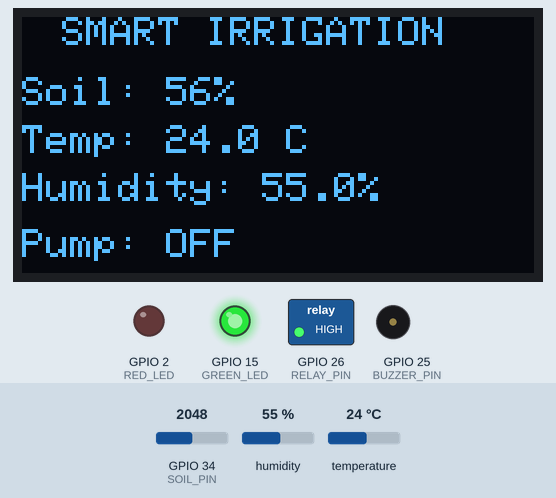
A sketch run on a simulated ESP32. On the bench: 128×64 one-colour display, switched loads named in the sketch (green lamp = pin HIGH), output pins drawn as LEDs (lit = HIGH), buzzer (waves = sounding, pin HIGH). Inputs (shaded band) come from the test bench; at power-on: GPIO 34 (SOIL_PIN) = 2048, humidity 55 %, temperature 24 °C. WiFi joins after 1.5 s; servers stay silent unless stated; what the sketch prints to the serial monitor is not drawn.

Above: at 4.5 s.
4.6 s: GPIO 34 (SOIL_PIN) set to 2286
At 7.0 s:
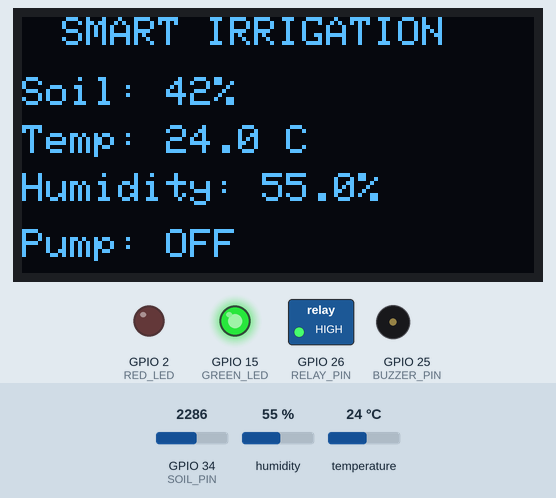
7.3 s: GPIO 34 (SOIL_PIN) set to 2381
At 8.4 s:
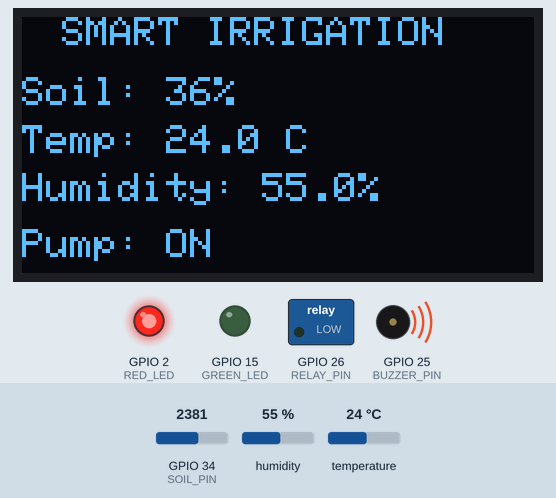
9.4 s: humidity set to 22 %
At 12.7 s:
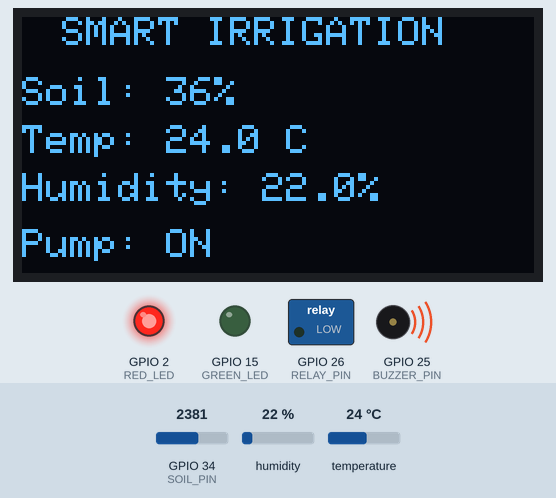
13.4 s: GPIO 34 (SOIL_PIN) set to 2047
At 14.5 s:
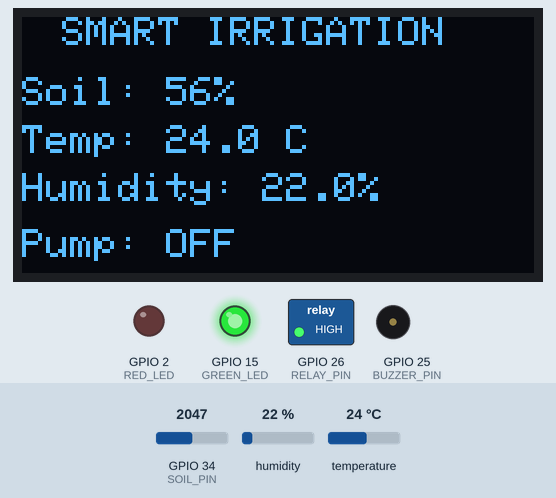
15.3 s: temperature set to 12 °C
At 16.9 s:
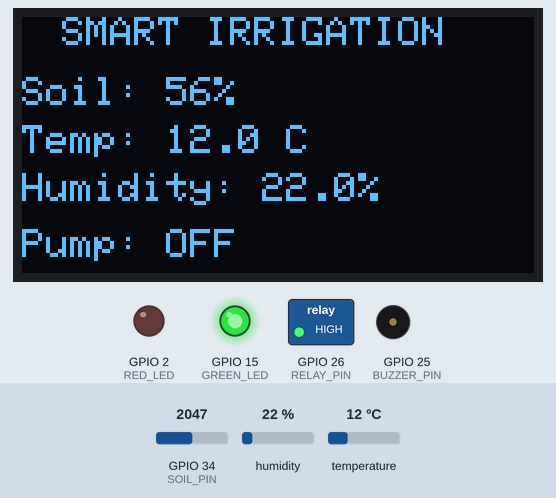
17.4 s: humidity set to 40 %
At 21.1 s:
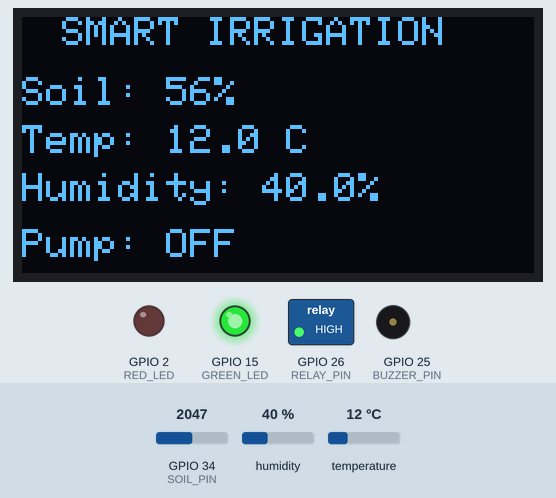
Timing chart, 0 to 22.4 s (numbered marks = the images above; inputs shaded):
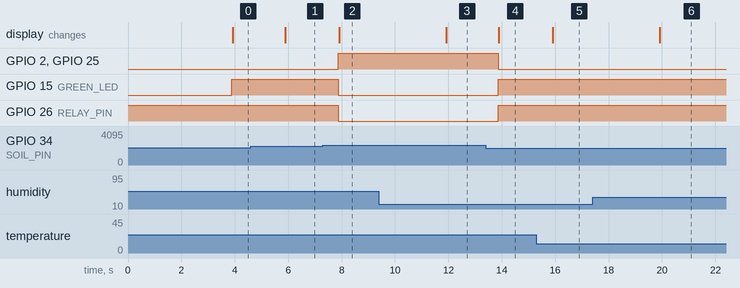

Measured:
- the behaviour switches between 2320 and 2321 on GPIO 34 (SOIL_PIN) (found by bisection; images 1 and 2)
- after the input at 4.6 s, the display: changes after 1.3 s (image 1)
- after the input at 7.3 s, GPIO 2 (RED_LED), GPIO 25 (BUZZER_PIN): LOW → HIGH after 0.58 s; GPIO 15 (GREEN_LED), GPIO 26 (RELAY_PIN): HIGH → LOW after 0.58 s; the display: changes after 0.62 s (image 2)
- after the input at 9.4 s, the display: changes after 2.5 s (image 3)
- after the input at 13.4 s, GPIO 2 (RED_LED), GPIO 25 (BUZZER_PIN): HIGH → LOW after 0.46 s; GPIO 15 (GREEN_LED), GPIO 26 (RELAY_PIN): LOW → HIGH after 0.46 s; the display: changes after 0.49 s (image 4)
- after the input at 15.3 s, the display: changes after 0.62 s (image 5)
- after the input at 17.4 s, the display: changes after 2.5 s (image 6)

The sketch:

soil_capacitive_sensor_blynk_esp32.ino
```cpp
#define BLYNK_TEMPLATE_ID "TMPL3PtWX3Vh2"
#define BLYNK_TEMPLATE_NAME "soil"
#define BLYNK_AUTH_TOKEN "zEfEcfDwGAsyNo_Um5Ph4uqKRvzGPuEh"

#include <WiFi.h>
#include <BlynkSimpleEsp32.h>

#include <Wire.h>
#include <Adafruit_GFX.h>
#include <Adafruit_SSD1306.h>
#include <DHT.h>

// =====================================================
// WIFI
// =====================================================

char ssid[] = "GOJJU";
char pass[] = "0987654321";

// =====================================================
// PINS
// =====================================================

#define SOIL_PIN    34      // Capacitive Sensor AO/AOUT
#define DHT_PIN     4
#define RELAY_PIN   26
#define BUZZER_PIN  25
#define RED_LED     2
#define GREEN_LED   15

#define DHT_TYPE DHT11

// =====================================================
// OLED
// =====================================================

#define SCREEN_WIDTH 128
#define SCREEN_HEIGHT 64
#define OLED_ADDRESS 0x3C

Adafruit_SSD1306 display(
  SCREEN_WIDTH,
  SCREEN_HEIGHT,
  &Wire,
  -1
);

DHT dht(DHT_PIN, DHT_TYPE);

// =====================================================
// SOIL SENSOR CALIBRATION
// =====================================================
// Higher value = Dry
// Lower value  = Wet
//
// Change these values according to your sensor.
// =====================================================

#define CAP_DRY_VALUE 3000
#define CAP_WET_VALUE 1300

// Pump ON below this percentage
#define DRY_THRESHOLD 40

// =====================================================
// BLYNK TIMER
// =====================================================

BlynkTimer timer;


// =====================================================
// READ SOIL MOISTURE
// =====================================================

int getSoilMoisture(int rawValue) {

  int moisture = map(
    rawValue,
    CAP_DRY_VALUE,
    CAP_WET_VALUE,
    0,
    100
  );

  moisture = constrain(
    moisture,
    0,
    100
  );

  return moisture;
}


// =====================================================
// SEND DATA TO BLYNK
// =====================================================

void sendSensorData() {

  // ---------------------------------------------------
  // Soil Sensor
  // ---------------------------------------------------

  int soilRaw = analogRead(SOIL_PIN);

  int moisture = getSoilMoisture(soilRaw);


  // ---------------------------------------------------
  // DHT11
  // ---------------------------------------------------

  float temperature = dht.readTemperature();
  float humidity = dht.readHumidity();


  // ---------------------------------------------------
  // Pump Control
  // ---------------------------------------------------

  bool soilIsDry = moisture < DRY_THRESHOLD;

  if (soilIsDry) {

    // Pump ON
    digitalWrite(RELAY_PIN, LOW);

    // Red LED ON
    digitalWrite(RED_LED, HIGH);

    // Green LED OFF
    digitalWrite(GREEN_LED, LOW);

    // Buzzer ON
    digitalWrite(BUZZER_PIN, HIGH);

  }
  else {

    // Pump OFF
    digitalWrite(RELAY_PIN, HIGH);

    // Red LED OFF
    digitalWrite(RED_LED, LOW);

    // Green LED ON
    digitalWrite(GREEN_LED, HIGH);

    // Buzzer OFF
    digitalWrite(BUZZER_PIN, LOW);
  }


  // ===================================================
  // SERIAL MONITOR
  // ===================================================

  Serial.println("-----------------------------");

  Serial.print("Raw Soil Value: ");
  Serial.println(soilRaw);

  Serial.print("Soil Moisture: ");
  Serial.print(moisture);
  Serial.println("%");

  if (!isnan(temperature)) {

    Serial.print("Temperature: ");
    Serial.print(temperature, 1);
    Serial.println(" C");

  }
  else {

    Serial.println("Temperature: Sensor Error");
  }


  if (!isnan(humidity)) {

    Serial.print("Humidity: ");
    Serial.print(humidity, 1);
    Serial.println("%");

  }
  else {

    Serial.println("Humidity: Sensor Error");
  }


  if (soilIsDry) {

    Serial.println("Soil Status: DRY");
    Serial.println("Water Pump: ON");

  }
  else {

    Serial.println("Soil Status: MOIST");
    Serial.println("Water Pump: OFF");
  }


  // ===================================================
  // SEND TO BLYNK
  // ===================================================

  Blynk.virtualWrite(V0, moisture);

  Blynk.virtualWrite(V4, soilRaw);


  if (!isnan(temperature)) {
    Blynk.virtualWrite(V1, temperature);
  }

  if (!isnan(humidity)) {
    Blynk.virtualWrite(V2, humidity);
  }

  // Pump status
  if (soilIsDry) {
    Blynk.virtualWrite(V3, 1);
  }
  else {
    Blynk.virtualWrite(V3, 0);
  }


  // ===================================================
  // OLED DISPLAY
  // ===================================================

  display.clearDisplay();

  display.setTextColor(SSD1306_WHITE);
  display.setTextSize(1);

  // Title
  display.setCursor(10, 0);
  display.println("SMART IRRIGATION");

  // Soil
  display.setCursor(0, 15);
  display.print("Soil: ");
  display.print(moisture);
  display.println("%");

  // Temperature
  display.setCursor(0, 27);
  display.print("Temp: ");

  if (isnan(temperature)) {
    display.println("Error");
  }
  else {
    display.print(temperature, 1);
    display.println(" C");
  }

  // Humidity
  display.setCursor(0, 39);
  display.print("Humidity: ");

  if (isnan(humidity)) {
    display.println("Error");
  }
  else {
    display.print(humidity, 1);
    display.println("%");
  }

  // Pump
  display.setCursor(0, 53);

  if (soilIsDry) {
    display.print("Pump: ON");
  }
  else {
    display.print("Pump: OFF");
  }

  display.display();
}


// =====================================================
// SETUP
// =====================================================

void setup() {

  Serial.begin(115200);


  // ===================================================
  // PIN MODES
  // ===================================================

  pinMode(SOIL_PIN, INPUT);

  pinMode(RELAY_PIN, OUTPUT);
  pinMode(BUZZER_PIN, OUTPUT);
  pinMode(RED_LED, OUTPUT);
  pinMode(GREEN_LED, OUTPUT);


  // ===================================================
  // INITIAL STATES
  // ===================================================

  // Pump OFF
  digitalWrite(RELAY_PIN, HIGH);

  // Buzzer OFF
  digitalWrite(BUZZER_PIN, LOW);

  // LEDs OFF
  digitalWrite(RED_LED, LOW);
  digitalWrite(GREEN_LED, LOW);


  // ===================================================
  // I2C
  // ===================================================

  Wire.begin(21, 22);


  // ===================================================
  // OLED
  // ===================================================

  if (!display.begin(
        SSD1306_SWITCHCAPVCC,
        OLED_ADDRESS
      )) {

    Serial.println("OLED not found!");

    while (1);
  }


  display.clearDisplay();

  display.setTextColor(SSD1306_WHITE);
  display.setTextSize(1);

  display.setCursor(20, 25);
  display.println("SMART IRRIGATION");

  display.display();


  // ===================================================
  // DHT11
  // ===================================================

  dht.begin();


  // ===================================================
  // WIFI + BLYNK
  // ===================================================

  Serial.println("Connecting to WiFi...");

  Blynk.begin(
    BLYNK_AUTH_TOKEN,
    ssid,
    pass
  );

  Serial.println("Blynk Connected!");


  // ===================================================
  // TIMER
  // ===================================================

  timer.setInterval(
    2000L,
    sendSensorData
  );
}


// =====================================================
// LOOP
// =====================================================

void loop() {

  Blynk.run();

  timer.run();
}
```
